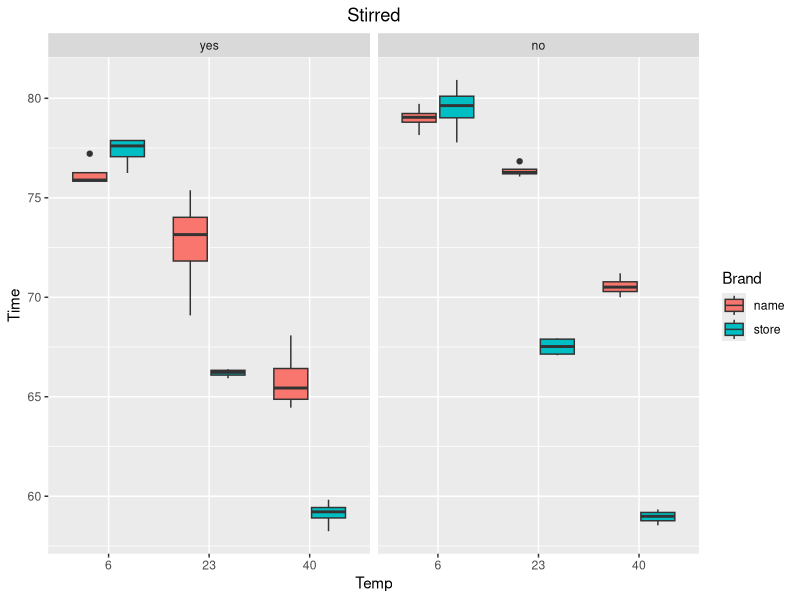
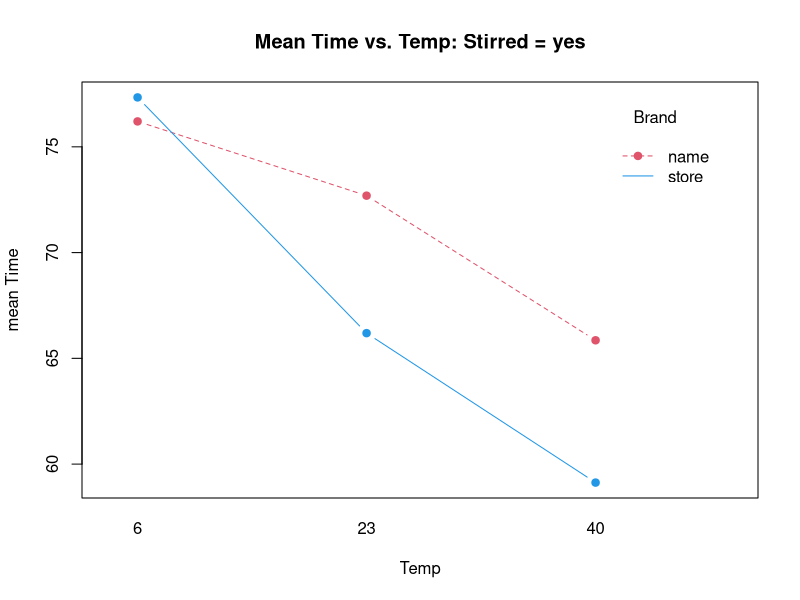
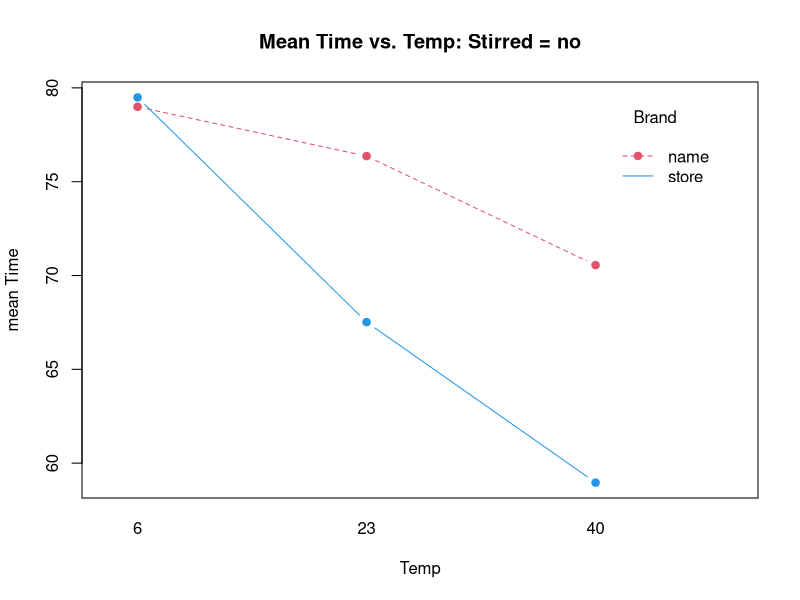
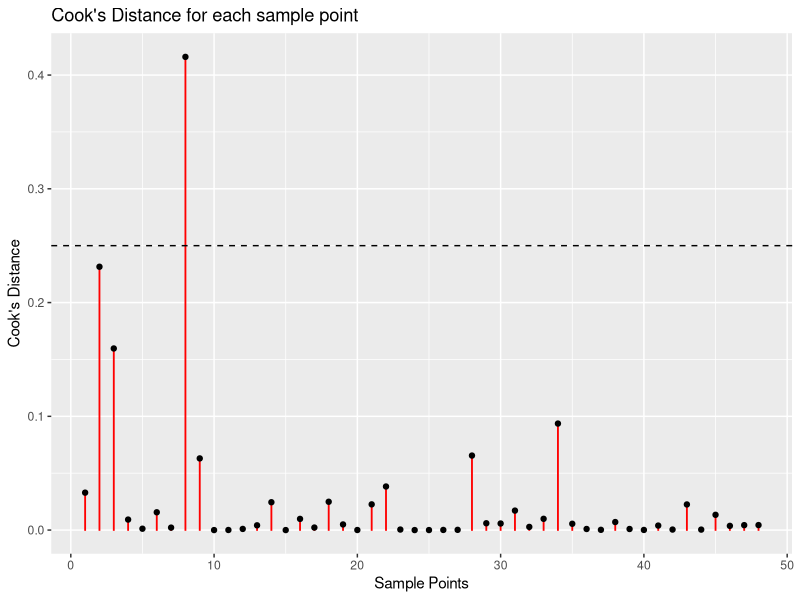
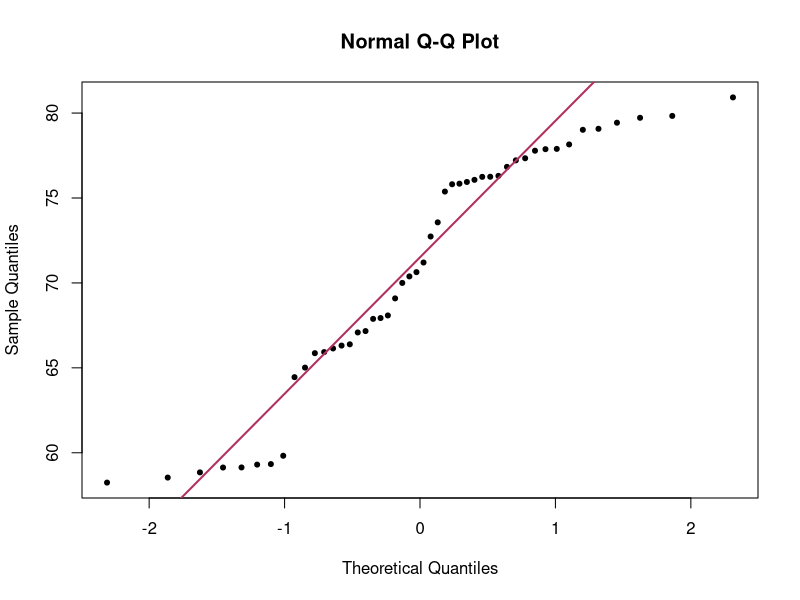
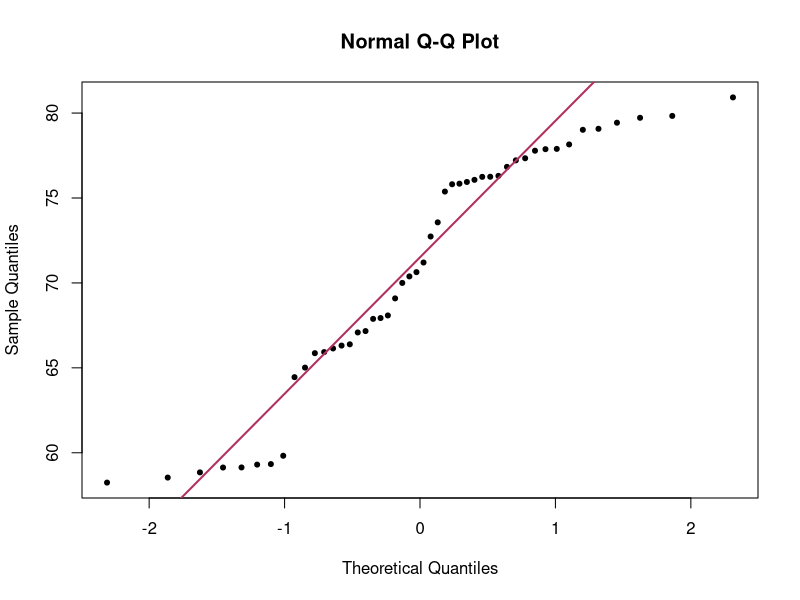
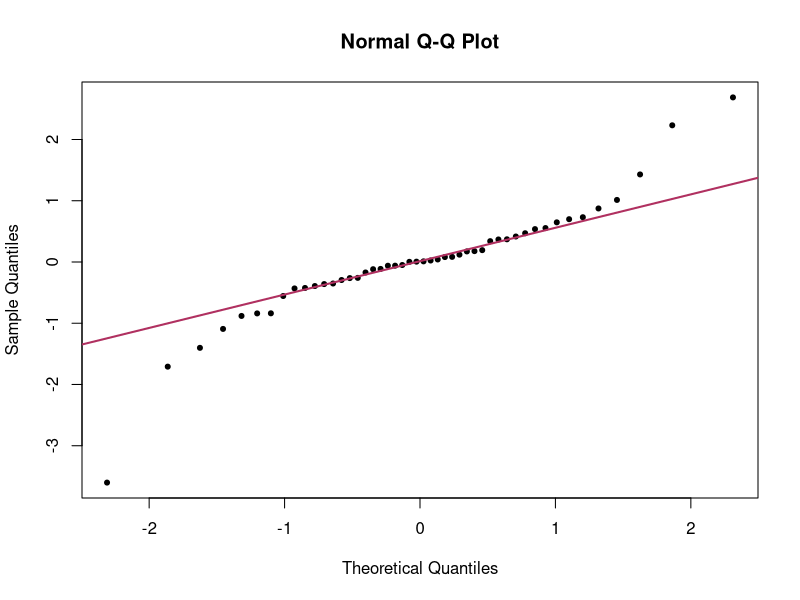

The R script that drew these images, in order:
## ---- chunk 1
library(tidyverse)
library(car)
library(emmeans)
library(lme4)
df_eff <- read_csv('effervescence.csv', col_types = 'fffnnn')
## ---- chunk 2
df_stats <-
df_eff %>% group_by(Brand, Temp, Stirred) %>% 
summarise('25%' = quantile(Time, probs = 0.25),
          'Mean' = mean(Time), 
          'Median' = median(Time),
          '75%' = quantile(Time, probs = 0.75),
          'Var' = var(Time), 
          'n' = n())

knitr::kable(df_stats)
## ---- chunk 3
store <- c(min(df_eff$Time[df_eff$Brand=='store']),
           mean(df_eff$Time[df_eff$Brand=='store']),
           max(df_eff$Time[df_eff$Brand=='store']),
           max(df_eff$Time[df_eff$Brand=='store'])-min(df_eff$Time[df_eff$Brand=='store']))

name <- c(min(df_eff$Time[df_eff$Brand=='name']),
          mean(df_eff$Time[df_eff$Brand=='name']),
          max(df_eff$Time[df_eff$Brand=='name']),
          max(df_eff$Time[df_eff$Brand=='name'])-min(df_eff$Time[df_eff$Brand=='name']))

temp6 <- c(min(df_eff$Time[df_eff$Temp==6]),
           mean(df_eff$Time[df_eff$Temp==6]),
           max(df_eff$Time[df_eff$Temp==6]),
           max(df_eff$Time[df_eff$Temp==6])-min(df_eff$Time[df_eff$Temp==6]))

temp23 <- c(min(df_eff$Time[df_eff$Temp==23]),
            mean(df_eff$Time[df_eff$Temp==23]),
            max(df_eff$Time[df_eff$Temp==23]),
            max(df_eff$Time[df_eff$Temp==23])-min(df_eff$Time[df_eff$Temp==23]))

temp40 <- c(min(df_eff$Time[df_eff$Temp==40]),
            mean(df_eff$Time[df_eff$Temp==40]),
            max(df_eff$Time[df_eff$Temp==40]),
            max(df_eff$Time[df_eff$Temp==40])-min(df_eff$Time[df_eff$Temp==40]))

stiry <- c(min(df_eff$Time[df_eff$Stirred=='yes']),
           mean(df_eff$Time[df_eff$Stirred=='yes']),
           max(df_eff$Time[df_eff$Stirred=='yes']),
           max(df_eff$Time[df_eff$Stirred=='yes'])-min(df_eff$Time[df_eff$Stirred=='yes']))

stirn <- c(min(df_eff$Time[df_eff$Stirred=='no']),
           mean(df_eff$Time[df_eff$Stirred=='no']),
           max(df_eff$Time[df_eff$Stirred=='no']),
           max(df_eff$Time[df_eff$Stirred=='no'])-min(df_eff$Time[df_eff$Stirred=='no']))


dfrange <- data.frame(store,name,temp6,temp23,temp40,stiry,stirn)
dfrange <- t(dfrange)
colnames(dfrange) <- c("Low", "Mean", "High", "Range")
rownames(dfrange) <- c("Store","Name","Temperature 6","Temperature 23","Temperature 40","Stirred","Not Stirred")
round(dfrange,4)
## ---- chunk 4
df_eff %>% ggplot() + geom_boxplot(aes(fill = Brand, y = Time, x = Temp)) + 
  facet_grid(cols = vars(Stirred)) + labs(title = "Stirred") + theme(
  plot.title = element_text(hjust = 0.5)
)
## ---- chunk 5
##3 factor interaction plot based on HW7 code

with(df_eff%>%filter(Stirred=="yes"),interaction.plot(Temp,Brand,Time,
            type="b", pch=19, col=c(2,4), ylab="mean Time",
           main="Mean Time vs. Temp: Stirred = yes"))

with(df_eff%>%filter(Stirred=="no"),interaction.plot(Temp,Brand,Time,
          type="b", pch=19, col=c(2,4), ylab="mean Time",
          main="Mean Time vs. Temp: Stirred = no"))
## ---- chunk 6
aov_eff <- aov(lm_eff <- lm(Time ~ Brand * Temp * Stirred, data = df_eff))

cooksD_values <- cooks.distance(lm_eff)
 
ggplot() + geom_col(aes(y = cooksD_values, x = 1:length(cooksD_values)), width = 0.025, col = 'red')  + 
    geom_point(aes(y = cooksD_values, x = 1:length(cooksD_values))) + xlab('Sample Points') + ylab("Cook's Distance") + 
    geom_hline(yintercept = 0.25, lty = 2) + labs(title = "Cook's Distance for each sample point")
## ---- chunk 7
options(repr.plot.width = 8, repr.plot.height = 6, repr.plot.res = 200)
qqnorm(df_eff$Time, pch = 20)
qqline(df_eff$Time, col = "maroon", lwd = 2)
## ---- chunk 8
options(repr.plot.width = 8, repr.plot.height = 6, repr.plot.res = 200)
qqnorm(df_eff$Time, pch = 20)
qqline(df_eff$Time, col = "maroon", lwd = 2)

qqnorm(lm_eff$resid, pch = 20)
qqline(lm_eff$resid, col = "maroon", lwd = 2)
